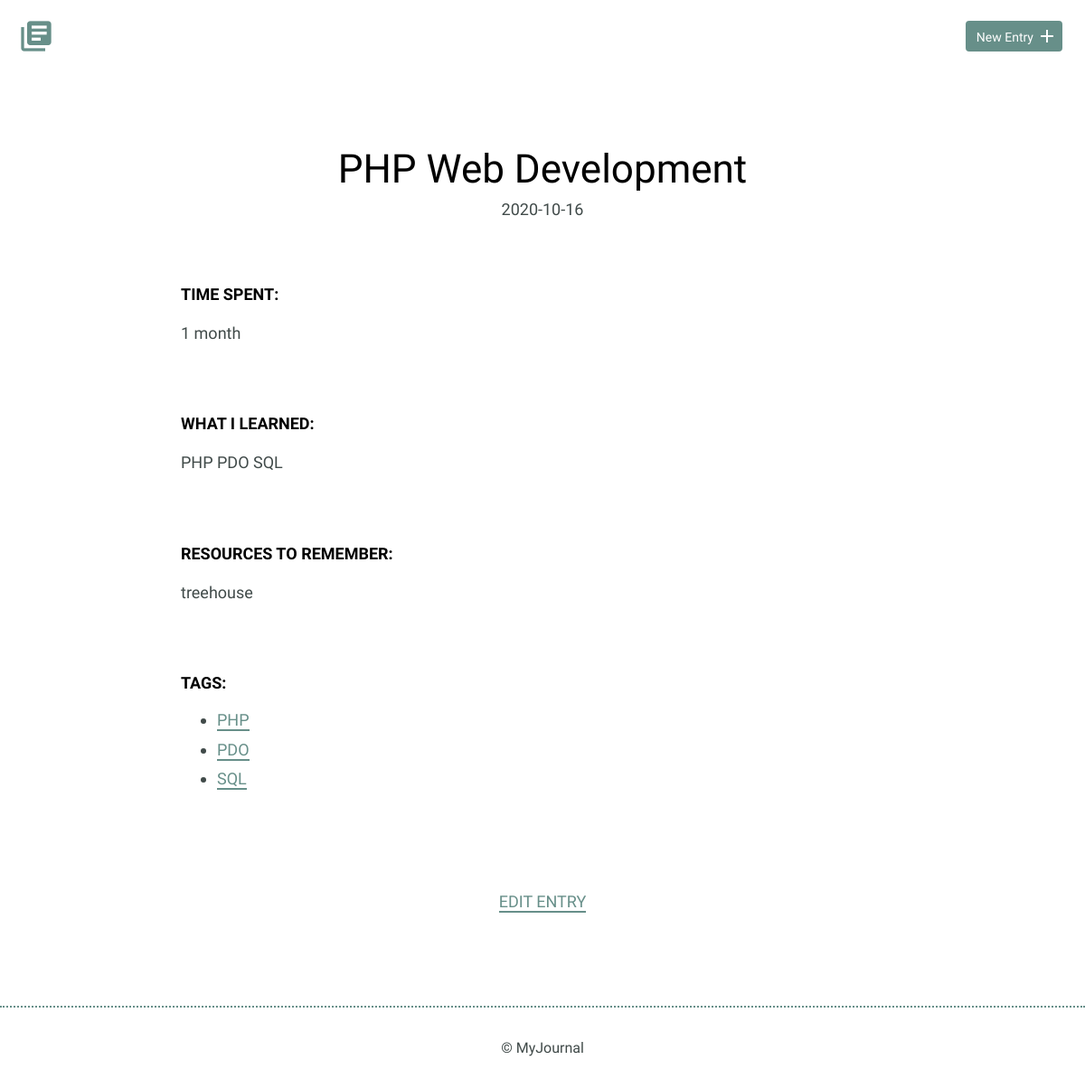
Screenshot of /detail.php?id=2 with the database file from the repository.
### tables this page shows
CREATE TABLE "entries" (
	`id`	INTEGER,
	`title`	TEXT,
	`date`	TEXT,
	`time_spent`	INTEGER,
	`learned`	BLOB,
	`resources`	BLOB,
	PRIMARY KEY(`id`)
);

CREATE TABLE "entries_tags_link" (
	"entry_id"	INTEGER,
	"tag_id"	INTEGER
);

CREATE TABLE "tags" (
	"id"	INTEGER,
	"tag_name"	TEXT,
	PRIMARY KEY("id" AUTOINCREMENT)
);

### inc/functions.php (called while the page is built, shortened)
<?php
function get_journal_entry($entry_id) {
include('dbconnect.php');
$sql = 'SELECT * FROM entries WHERE id = ?';
try {
  $results = $db->prepare($sql);
  $results->bindValue(1,$entry_id,PDO::PARAM_INT);
  $results->execute();
  return $results->fetch(PDO::FETCH_ASSOC);
  } catch (Exception $e) {
  echo $e->getMessage();
  return false;
  }
}
function get_tags($entry_id) {
  include('dbconnect.php');
  $sql = 'SELECT * FROM tags
          INNER JOIN entries_tags_link
          ON tags.id = entries_tags_link.tag_id
          WHERE entries_tags_link.entry_id = ?';
  try {
    $results = $db->prepare($sql);
    $results->bindValue(1,$entry_id,PDO::PARAM_INT);
    $results->execute();
    return $results->fetchAll(PDO::FETCH_ASSOC);
  } catch (Exception $e) {
    echo $e->getMessage();
    return false;
  }
}
?>

### detail.php (the view, shortened to what this page needs)
<?php
include('inc/functions.php');
if(isset($_GET['id'])) {
    $entry_id = filter_input(INPUT_GET, 'id',FILTER_SANITIZE_NUMBER_INT);
    $journal_entry = get_journal_entry($entry_id);
    $tags = get_tags($entry_id);
}
?>
<!DOCTYPE html>
<html>
    <head>
        <link rel="stylesheet" href="css/normalize.css">
        <link rel="stylesheet" href="css/site.css">
    </head>
    <body>
        <header>
            <div class="container">
                <div class="site-header">
                    <a class="logo" href="index.php"><i class="material-icons">library_books</i></a>
                    <a class="button icon-right" href="new.php"><span>New Entry</span> <i class="material-icons">add</i></a>
                </div>
            </div>
        </header>
        <section>
            <div class="container">
                <div class="entry-list single">
                    <article>
                        <?php
                          echo "<h1>" . $journal_entry['title'] . "</h1>";
                          echo "<time>" . $journal_entry['date'] . "</time>";
                        ?>
                        <div class="entry">
                            <h3>Time Spent: </h3>
                            <p>
                                <?php
                                echo $journal_entry['time_spent'];
                                ?>
                            </p>
                        </div>
                        <div class="entry">
                            <h3>What I Learned:</h3>
                            <p>
                                <?php
                                echo $journal_entry['learned'];
                                ?>
                            </p>
                        </div>
                        <div class="entry">
                            <h3>Resources to Remember:</h3>
                            <p>
                                <?php
                                echo $journal_entry['resources'];
                                ?>
                            </p>
                        </div>
                        <div class="entry">
                            <h3>Tags:</h3>
                            <ul>
                            <?php
                                foreach($tags as $tag) {
                                echo "<li>";
                                echo "<a href='index.php?tag=" . $tag['tag_id']  ."'>" . $tag['tag_name'] . " </a>";
                                echo "</li>";
                                }
                            ?>
                            </ul>
                        </div>
                    </article>
                </div>
            </div>
            <div class="edit">
                <p>
                <?php
                echo "<a href='edit.php?id=" .$entry_id. "'>Edit Entry</a></li>";
                ?>
                </p>
            </div>
        </section>
        <footer>
            <div>
                &copy; MyJournal
            </div>
        </footer>
    </body>
</html>

### css/site.css (style rules this page uses)
body { font-size: 16px; color: #404a49; font-family: 'Cousine', serif; font-weight: 400; }
.container { margin: 0 auto; padding: 0 25px; }
header .site-header { margin: 0 auto; height: 95px; }
header .logo i { color: #678f89; margin: 20px 0 0 -5px; float: left; font-size: 40px; }
header .button { float: right; margin: 33px 0 0 0; }
footer { text-align: center; padding: 35px 0; border-top: 2px dotted #678f89; }
.button { padding: 8px 10px 6px 10px; background: #678f89; border: 2px solid #678f89; border-radius: 4px; text-decoration: none; color: #FFF; position: relative; text-align: center; font-size: 14px; }
.button.icon-right { padding-right: 30px; top: -10px; }
.button.icon-right i { position: absolute; top: 3px; right: 3px; }
h1, h2, h3 { margin: 0; font-weight: 400; line-height: 1em; color: #000; }
h1 { font-size: 44px; margin-bottom: 12px; }
h3 { font-size: 18px; font-family: 'Work Sans', serif; font-weight: 600; text-transform: uppercase; }
p { line-height: 1.8em; font-size: 18px; }
p a { border-bottom: 2px solid #678f89; padding: 0; color: #678f89; text-decoration: none; }
ul li { line-height: 1.8em; font-size: 18px; }
ul li a { border-bottom: 2px solid #678f89; line-height: 1.8em; color: #678f89; text-decoration: none; }
.entry-list, .edit-entry, .new-entry { max-width: 800px; margin: 0 auto; padding: 70px 0 150px 0; }
.entry-list article { margin-bottom: 70px; text-align: center; }
.entry-list article:last-child { margin-bottom: 0; }
.entry-list.single { padding-bottom: 70px; }
.entry-list.single time { font-size: 18px; }
.entry { max-width: 800px; margin: 75px auto 0 auto; text-align: left; }
.entry p { margin-bottom: 40px; }
.edit { padding-bottom: 80px; text-align: center; margin: 0 auto; }
.edit a { font-weight: 400; text-transform: uppercase; font-size: 18px; }

### rows the page displays
entries: title "PHP Web Development", date "2020-10-16", time_spent "1 month", learned "PHP PDO SQL", resources "treehouse"
entries_tags_link: tag.tag_name "PHP"
entries_tags_link: tag.tag_name "PDO"
entries_tags_link: tag.tag_name "SQL"
